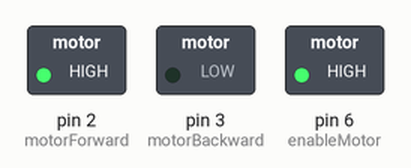
Bench run of a sketch on a simulated Arduino Uno, built with avr-gcc and run on an emulated ATmega328P. Parts: switched loads named in the sketch (green lamp = pin HIGH).

Above: at 0.05 s.
At 1.95 s:
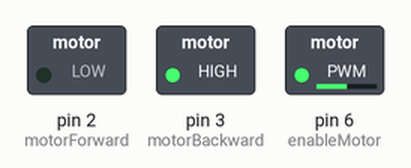
Timing chart, 0 to 4.6 s (numbered marks = the images above):
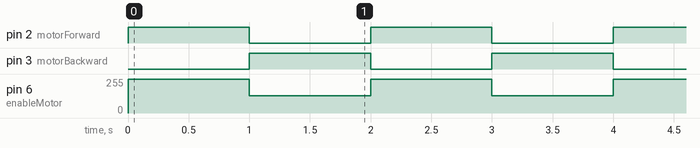

The sketch:

sketch_feb13a.ino
```cpp
const int motorForward = 2;  // IN1
const int motorBackward = 3;  // IN2
const int enableMotor = 6;  // ENA (optional)

void setup() {
  pinMode(motorForward, OUTPUT);
  pinMode(motorBackward, OUTPUT);
  pinMode(enableMotor, OUTPUT);
}

void loop() {
  // Example: Move motor forward at full speed
  digitalWrite(motorForward, HIGH);
  digitalWrite(motorBackward, LOW);
  analogWrite(enableMotor, 255);  // Set speed to 100% (optional)

  delay(1000);  // Wait for 1 second

  // Example: Move motor backward at half speed
  digitalWrite(motorForward, LOW);
  digitalWrite(motorBackward, HIGH);
  analogWrite(enableMotor, 128);  // Set speed to 50% (optional)

  delay(1000);  // Wait for 1 second

  // Stop motor
  digitalWrite(motorForward, LOW);
  digitalWrite(motorBackward, LOW);
}
```

Measured:
- by itself, pin 2 (motorForward), pin 3 (motorBackward): alternates HIGH for 1.0 s and LOW for 1.0 s
- by itself, pin 6 (enableMotor): alternates 255/255 for 1.0 s and 128/255 for 1.0 s
